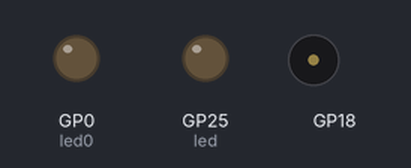
A program run on a simulated Raspberry Pi Pico running CircuitPython. Parts: output pins drawn as LEDs (lit = HIGH), buzzer (waves = sounding). Requests to the public web service named in the program get a made-up reply in its usual format after 0.4 s (London, UTC, broken clouds, 64 % humidity, 1013 hPa unless stated); what the program prints to the serial console is not drawn.

Above: at 2.1 s.
Timing chart, 0 to 3.6 s (numbered marks = the images above):
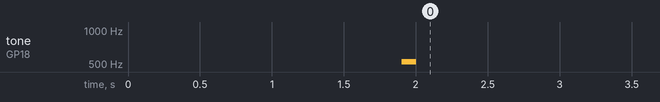

Measured:
- by itself, tone on GP18: silent → 523 Hz at 1.9 s, → silent 0.10 s later

The program:

19_telegram_bot_ex1.py
```python
"""
Telegram Bot using CircuitPython on Raspberry Pi Pico W
  - Tested with CircuitPython 8.0.0-beta.6

Additional libraries
  https://circuitpython.org/libraries
  - adafruit_requests.mpy
  - simpleio.mpy
"""

import os
import ipaddress
import wifi
import socketpool
import time
import microcontroller
import board
import digitalio
import simpleio
import adafruit_requests
import ssl

# Get wifi details from a settings.toml file
print(os.getenv("test_env_file"))
ssid = os.getenv("WIFI_SSID")
password = os.getenv("WIFI_PASSWORD")
telegrambot = os.getenv("botToken")

# Telegram API url.
API_URL = "https://api.telegram.org/bot" + telegrambot

# Buzzer
NOTE_G4 = 392
NOTE_C5 = 523
buzzer = board.GP18

# Input-Output Initialization
led = digitalio.DigitalInOut(board.LED)
led.direction = digitalio.Direction.OUTPUT

led0 = digitalio.DigitalInOut(board.GP0)
led0.direction = digitalio.Direction.OUTPUT

pb = digitalio.DigitalInOut(board.GP20)
pb.direction = digitalio.Direction.INPUT

def init_bot():
    get_url = API_URL
    get_url += "/getMe"
    r = requests.get(get_url)
    return r.json()['ok']

first_read = True
update_id = 0

def read_message():
    global first_read
    global update_id

    get_url = API_URL
    get_url += "/getUpdates?limit=1&allowed_updates=[\"message\",\"callback_query\"]"
    if first_read == False:
        get_url += "&offset={}".format(update_id)

    r = requests.get(get_url)
    #print(r.json())

    try:
        update_id = r.json()['result'][0]['update_id']
        message = r.json()['result'][0]['message']['text']
        chat_id = r.json()['result'][0]['message']['chat']['id']

        #print("Update ID: {}".format(update_id))
        print("Chat ID: {}\tMessage: {}".format(chat_id, message))

        first_read = False
        update_id += 1
        simpleio.tone(buzzer, NOTE_G4, duration=0.1)
        simpleio.tone(buzzer, NOTE_C5, duration=0.1)

        return chat_id, message

    except (IndexError) as e:
        #print("No new message")
        return False, False

def send_message(chat_id, message):
    get_url = API_URL
    get_url += "/sendMessage?chat_id={}&text={}".format(chat_id, message)
    r = requests.get(get_url)
    #print(r.json())

def blinkGP0():
    led0.value = True
    time.sleep(0.5)
    led0.value = False
    time.sleep(0.5)
    led0.value = True
    time.sleep(0.5)
    led0.value = False

def readIntTemp():
    data = microcontroller.cpu.temperature
    data = "Temperature: {:.2f} °C".format(data)
    return data

#  Connect to Wi-Fi AP
print(f"Initializing...")
wifi.radio.connect(ssid, password)
print("connected!\n")
pool = socketpool.SocketPool(wifi.radio)
print("IP Address: {}".format(wifi.radio.ipv4_address))
print("Connecting to WiFi '{}' ... ".format(ssid), end="")
requests = adafruit_requests.Session(pool, ssl.create_default_context())

if init_bot() == False:
    print("\nTelegram bot failed.")
else:
    print("\nTelegram bot ready!\n")
    simpleio.tone(buzzer, NOTE_C5, duration=0.1)

while True:
    try:
        while not wifi.radio.ipv4_address or "0.0.0.0" in repr(wifi.radio.ipv4_address):
            print(f"Reconnecting to WiFi...")
            wifi.radio.connect(ssid, password)

        chat_id, message_in = read_message()
        if message_in == "/start":
            send_message(chat_id,"Welcome to Telegram Bot!")
            send_message(chat_id,"Choose from one of the following options:")
            send_message(chat_id,"1) Built-in LED ON:  /LED_ON")
            send_message(chat_id,"2) Built-in LED OFF: /LED_OFF")
            send_message(chat_id,"3) Blink LED GP0: /LED0_BLK")
            send_message(chat_id,"4) Read Internal Temperature: /Temp")
            send_message(chat_id,"5) Check Push Button Status: /PB")
        elif message_in == "/LED_ON":
            led.value = True
            send_message(chat_id, "LED turn on.")
        elif message_in == "/LED_OFF":
            led.value = False
            send_message(chat_id, "LED turn off.")
        elif message_in == "/LED0_BLK":
            blinkGP0()
            send_message(chat_id, "Blink LED GP0")
        elif message_in == "/Temp":
            temp = readIntTemp()
            send_message(chat_id, temp)
            blinkGP0()
        elif message_in == "/PB":
            if (pb.value == False):
                send_message(chat_id, "Push Button Pressed")
            else:
                send_message(chat_id, "Push Button X Pressed")
        else:
            send_message(chat_id, "Command is not available.")


    except OSError as e:
        print("Failed!\n", e)
        microcontroller.reset()
```
